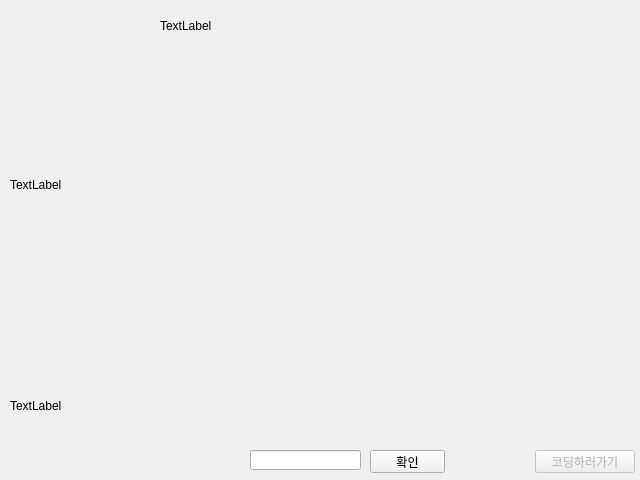
<?xml version="1.0" encoding="UTF-8"?>
<ui version="4.0">
 <class>Form</class>
 <widget class="QWidget" name="Form">
  <property name="geometry">
   <rect>
    <x>0</x>
    <y>0</y>
    <width>640</width>
    <height>480</height>
   </rect>
  </property>
  <property name="windowTitle">
   <string>Form</string>
  </property>
  <widget class="QLabel" name="testTitle">
   <property name="geometry">
    <rect>
     <x>160</x>
     <y>10</y>
     <width>121</width>
     <height>31</height>
    </rect>
   </property>
   <property name="text">
    <string>TextLabel</string>
   </property>
  </widget>
  <widget class="QLabel" name="testQuestion">
   <property name="geometry">
    <rect>
     <x>10</x>
     <y>60</y>
     <width>600</width>
     <height>250</height>
    </rect>
   </property>
   <property name="text">
    <string>TextLabel</string>
   </property>
   <property name="wordWrap">
    <bool>false</bool>
   </property>
  </widget>
  <widget class="QLineEdit" name="answerText">
   <property name="geometry">
    <rect>
     <x>250</x>
     <y>450</y>
     <width>111</width>
     <height>20</height>
    </rect>
   </property>
   <property name="alignment">
    <set>Qt::AlignBottom|Qt::AlignHCenter</set>
   </property>
  </widget>
  <widget class="QPushButton" name="submitBtn">
   <property name="enabled">
    <bool>true</bool>
   </property>
   <property name="geometry">
    <rect>
     <x>370</x>
     <y>450</y>
     <width>75</width>
     <height>23</height>
    </rect>
   </property>
   <property name="text">
    <string>확인</string>
   </property>
  </widget>
  <widget class="QLabel" name="testOption">
   <property name="geometry">
    <rect>
     <x>10</x>
     <y>370</y>
     <width>600</width>
     <height>71</height>
    </rect>
   </property>
   <property name="text">
    <string>TextLabel</string>
   </property>
  </widget>
  <widget class="QPushButton" name="doCodingBtn">
   <property name="enabled">
    <bool>false</bool>
   </property>
   <property name="geometry">
    <rect>
     <x>535</x>
     <y>450</y>
     <width>100</width>
     <height>23</height>
    </rect>
   </property>
   <property name="text">
    <string>코딩하러가기</string>
   </property>
  </widget>
  <widget class="QLabel" name="statusLabel">
   <property name="geometry">
    <rect>
     <x>250</x>
     <y>430</y>
     <width>100</width>
     <height>12</height>
    </rect>
   </property>
   <property name="text">
    <string/>
   </property>
  </widget>
 </widget>
 <resources/>
 <connections/>
</ui>
